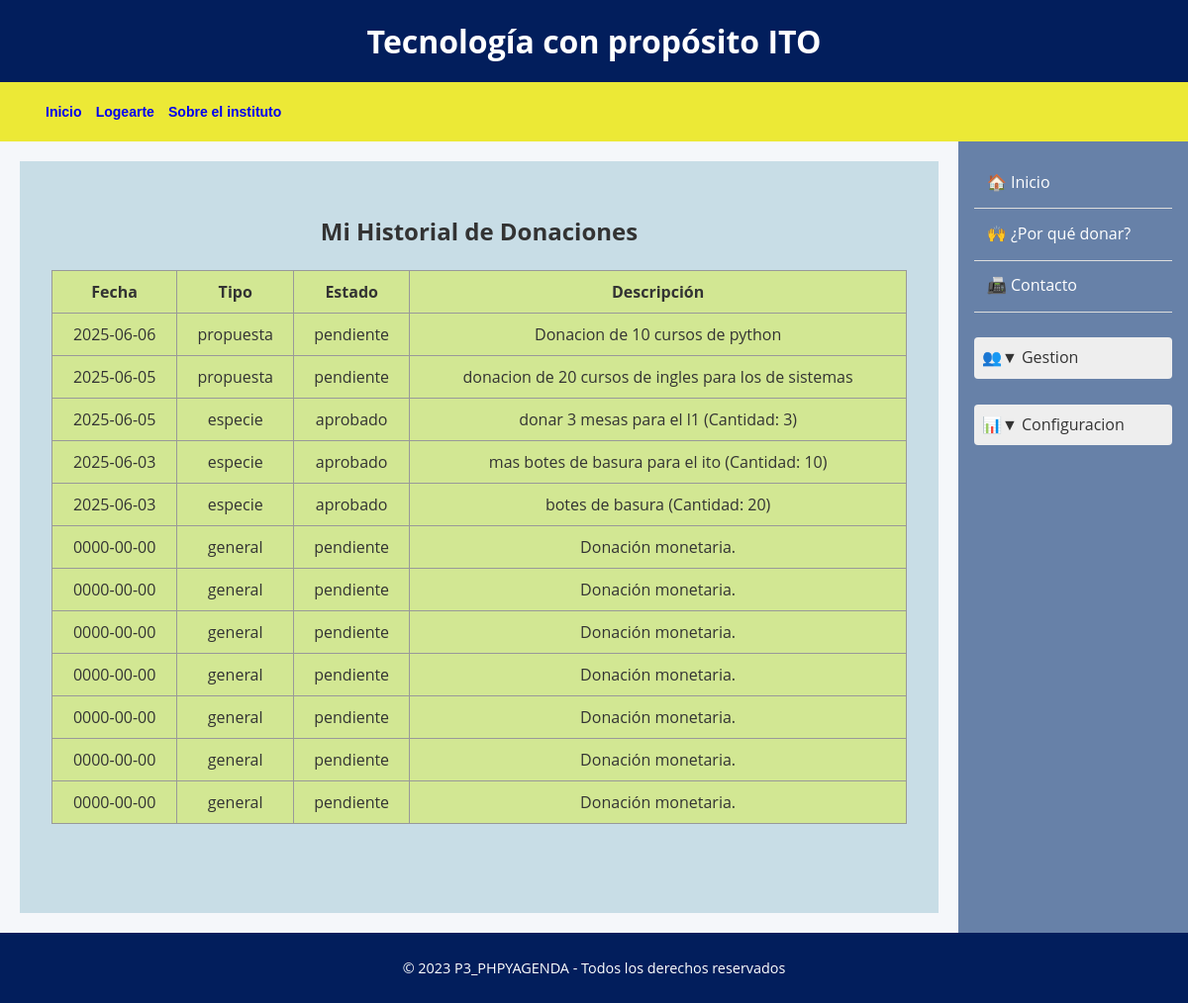
/historialDonaciones.php (signed in), run on the app's committed database.
### tables this page shows
CREATE TABLE `donacionespropuesta` (
  `idDonacion` int(15) NOT NULL COMMENT 'Relación con donaciones',
  `descripcion` varchar(200) NOT NULL COMMENT 'Descripción del apoyo ofrecido',
  `archivo` blob NOT NULL COMMENT 'Evidencia (contrato)',
  `comprobante` blob NOT NULL COMMENT 'Lo generaría como evidencia falta actualizar estado'
);

CREATE TABLE `donaciones` (
  `idDonacion` int(11) NOT NULL,
  `idUsuario` int(15) NOT NULL COMMENT 'Usuario que dona',
  `tipoDonacion` varchar(20) NOT NULL COMMENT '''monetaria'',''especie'',''propuesta''',
  `fecha` date NOT NULL COMMENT 'Fecha y hora de la donación',
  `estado` varchar(20) NOT NULL COMMENT '''pendiente'',''aprobada'',''rechazada'''
);

CREATE TABLE `donacionesespecie` (
  `idDonacion` int(15) NOT NULL COMMENT 'Relación con donaciones',
  `descripcion` varchar(50) NOT NULL COMMENT 'Descripción del bien donado',
  `cantidad` int(11) NOT NULL COMMENT 'Número de bienes',
  `estado` varchar(20) NOT NULL COMMENT '''nuevo'',''seminuevo'',''usado''',
  `foto` blob NOT NULL COMMENT 'Imagen del bien',
  `comprobante` blob NOT NULL COMMENT 'Lo generaría como evidencia falta actualizar estado'
);

### modelo/Usuario.php (called while the page is built, shortened)
<?php
class Usuario {
	private $idUsuario = 0;
	public function getIdUsuario() { return $this->idUsuario; }
}
?>

### historialDonaciones.php (the view, shortened to what this page needs)
<?php
include_once("menu.php");
include_once("modelo/Usuario.php");
$oUsu = unserialize($_SESSION["usuario"]);
$idUsuario = $oUsu->getIdUsuario();
$conexion = new mysqli("localhost", "root", "", "donacionesTec", 3307);
$stmt = $conexion->prepare("
    SELECT d.idDonacion, d.tipoDonacion, d.fecha, d.estado,
        dp.descripcion AS descripcion_propuesta,
        de.descripcion AS descripcion_especie,
        de.cantidad AS cantidad_especie
    FROM donaciones d
    LEFT JOIN donacionespropuesta dp ON d.idDonacion = dp.idDonacion
    LEFT JOIN donacionesespecie de ON d.idDonacion = de.idDonacion
    WHERE d.idUsuario = ?
    ORDER BY d.fecha DESC
");
$stmt->bind_param("i", $idUsuario);
$stmt->execute();
$resultado = $stmt->get_result();
?>
<div style="display: flex;">
    <?php include_once("vista/aside.php"); ?>
    <section class="principal">
        <h2>Mi Historial de Donaciones</h2>
        <?php if ($resultado->num_rows > 0): ?>
            <table class="tabla1">
                <thead>
                    <tr>
                        <th>Fecha</th>
                        <th>Tipo</th>
                        <th>Estado</th>
                        <th>Descripción</th>
                    </tr>
                </thead>
                <tbody>
                    <?php while ($fila = $resultado->fetch_assoc()): ?>
                        <tr>
                            <td><?= htmlspecialchars($fila['fecha']) ?></td>
                            <td><?= htmlspecialchars($fila['tipoDonacion']) ?></td>
                            <td><?= htmlspecialchars($fila['estado']) ?></td>
                            <td>
                                <?php
                                    if ($fila['tipoDonacion'] === 'propuesta') {
                                        echo htmlspecialchars($fila['descripcion_propuesta']);
                                    } elseif ($fila['tipoDonacion'] === 'especie') {
                                        echo htmlspecialchars($fila['descripcion_especie']) . " (Cantidad: " . htmlspecialchars($fila['cantidad_especie']) . ")";
                                    } else {
                                        echo "Donación monetaria.";
                                    }
                                ?>
                            </td>
                        </tr>
                    <?php endwhile; ?>
                </tbody>
            </table>
        <?php else: ?>
            <p>No has realizado donaciones todavía.</p>
        <?php endif; ?>
    </section>
</div>

### estilos/encabezado.css (style rules this page uses)
.encabezado { background-color: #021E5C; color: white; padding: 1rem; text-align: center; }
.encabezado h1 { margin: 0; font-size: 2rem; }

### estilos/pie.css (style rules this page uses)
.pie-pagina { background-color: #021E5C; color: white; text-align: center; padding: 1.5rem; margin-top: auto; }
.pie-pagina p { margin: 0; font-size: 0.9rem; }

### estilos/section.css (style rules this page uses)
section.principal { float: left; width: 80%; height: auto; min-height: 30em; margin: 20px; background-color:rgba(100, 161, 185, 0.308); text-transform: none; text-align: center; }
body { font-family: 'Open Sans', sans-serif; margin: 0; padding: 0; background-color: #f5f7fa; color: #333; line-height: 1.6; }
.principal { flex: 1; padding: 2rem; max-width: 1200px; margin: 0 auto; }

### estilos/tablas.css (style rules this page uses)
table.tabla1 { border-collapse: collapse; width: 100%; background-color: rgba(222, 241, 56, 0.473); }
th, td { padding: 10px; border: 1px solid #999; text-align: center; }
h1 { text-align: center; }

### data on the page
donacionespropuesta: idDonacion.fecha "2025-06-06", idDonacion.tipoDonacion "propuesta", idDonacion.estado "pendiente", descripcion "Donacion de 10 cursos de python"
donacionespropuesta: idDonacion.fecha "2025-06-05", idDonacion.tipoDonacion "propuesta", idDonacion.estado "pendiente", descripcion "donacion de 20 cursos de ingles para los de sistemas"
donacionesespecie: idDonacion.fecha "2025-06-05", idDonacion.tipoDonacion "especie", idDonacion.estado "aprobado", descripcion "donar 3 mesas para el l1", cantidad "3"
donacionesespecie: idDonacion.fecha "2025-06-03", idDonacion.tipoDonacion "especie", idDonacion.estado "aprobado", descripcion "mas botes de basura para el ito", cantidad "10"
donacionesespecie: idDonacion.fecha "2025-06-03", idDonacion.tipoDonacion "especie", idDonacion.estado "aprobado", descripcion "botes de basura", cantidad "20"
donaciones: fecha "0000-00-00", tipoDonacion "general", estado "pendiente", shows "Donación monetaria."
donaciones: fecha "0000-00-00", tipoDonacion "general", estado "pendiente", shows "Donación monetaria."
donaciones: fecha "0000-00-00", tipoDonacion "general", estado "pendiente", shows "Donación monetaria."
donaciones: fecha "0000-00-00", tipoDonacion "general", estado "pendiente", shows "Donación monetaria."
donaciones: fecha "0000-00-00", tipoDonacion "general", estado "pendiente", shows "Donación monetaria."
donaciones: fecha "0000-00-00", tipoDonacion "general", estado "pendiente", shows "Donación monetaria."
donaciones: fecha "0000-00-00", tipoDonacion "general", estado "pendiente", shows "Donación monetaria."
